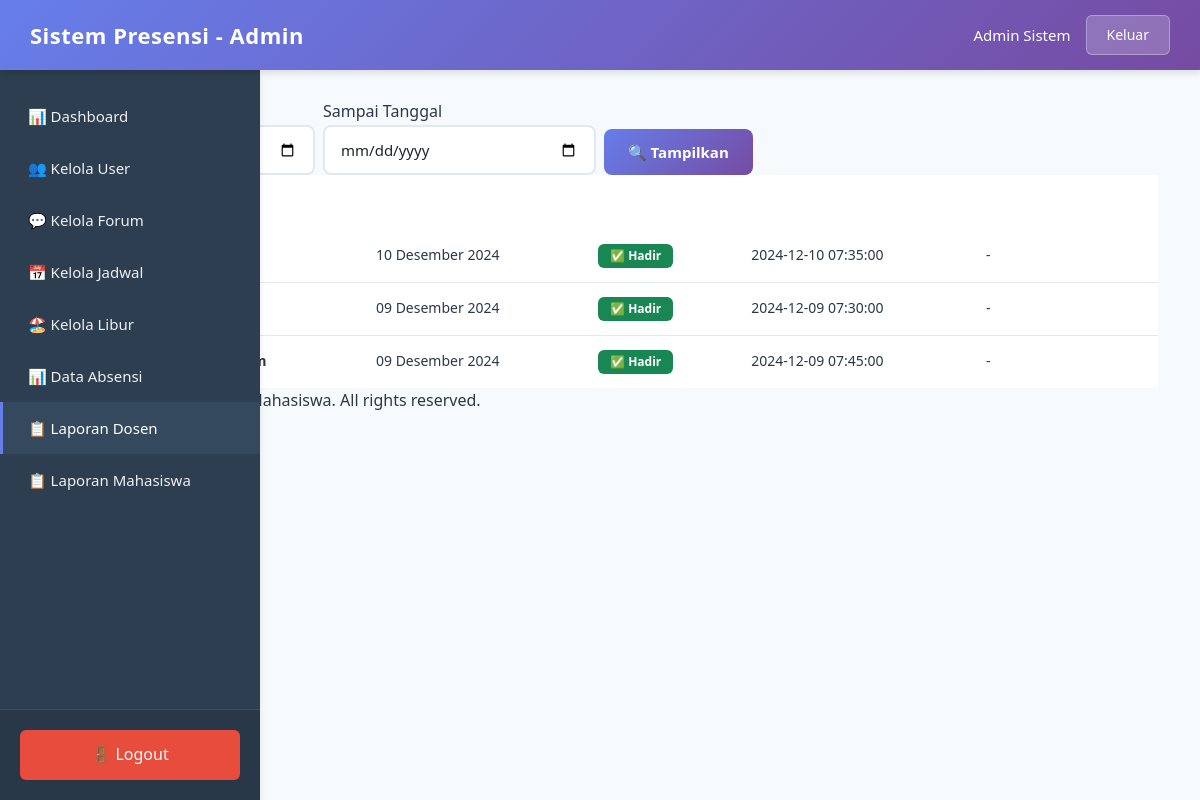
/admin/laporan_dosen.php (signed in), run on the app's committed database.
### tables this page shows
CREATE TABLE absensi_dosen (
    id INT AUTO_INCREMENT PRIMARY KEY,
    dosen_id INT NOT NULL,
    tanggal DATE NOT NULL,
    waktu_absen DATETIME,
    status ENUM('hadir', 'izin', 'sakit', 'alpha') DEFAULT 'alpha',
    keterangan TEXT,
    created_at TIMESTAMP DEFAULT CURRENT_TIMESTAMP,
    FOREIGN KEY (dosen_id) REFERENCES users(id) ON DELETE CASCADE,
    UNIQUE KEY unique_dosen_tanggal (dosen_id, tanggal)
);

### includes/functions.php (called while the page is built, shortened)
<?php
function formatTanggalIndo($date) {
    $bulan = array(
        1 => 'Januari', 'Februari', 'Maret', 'April', 'Mei', 'Juni',
        'Juli', 'Agustus', 'September', 'Oktober', 'November', 'Desember'
    );
    $split = explode('-', $date);
    return $split[2] . ' ' . $bulan[(int)$split[1]] . ' ' . $split[0];
}
?>

### admin/laporan_dosen.php (the view, shortened to what this page needs)
<?php
require_once __DIR__ . '/../config.php';
require_once __DIR__ . '/../includes/functions.php';
$to = $_GET['to'] ?? '';
$sql = "SELECT ad.*, u.nama_lengkap FROM absensi_dosen ad JOIN users u ON ad.dosen_id = u.id";
$sql .= " ORDER BY tanggal DESC";
$stmt = $conn->prepare($sql);
$stmt->execute();
$res = $stmt->get_result();
include __DIR__ . '/../includes/header.php';
?>
<div class="page-wrapper">
  <div class="container">
    <div class="page-header">
      <h3>Laporan Absensi Dosen</h3>
      <a href="dashboard.php" class="btn-back">← Kembali</a>
    </div>
    <div class="form-card">
      <h5>🔍 Filter Data</h5>
      <form class="row g-2" method="get">
        <div class="col-md-3">
          <label>Dari Tanggal</label>
        </div>
        <div class="col-md-3">
          <label>Sampai Tanggal</label>
          <input type="date" name="to" class="form-control" value="<?=$to?>">
        </div>
        <div class="col-md-3" style="display: flex; align-items: flex-end;">
          <button class="btn btn-primary">🔍 Tampilkan</button>
        </div>
      </form>
    </div>
    <div class="table-card">
      <table class="table">
        <thead>
          <tr>
            <th>#</th>
            <th>Dosen</th>
            <th>Tanggal</th>
            <th>Status</th>
            <th>Waktu Absen</th>
            <th>Keterangan</th>
          </tr>
        </thead>
        <tbody>
          <?php $i=1; while($r = $res->fetch_assoc()): ?>
          <tr>
            <td><?=$i++?></td>
            <td><strong><?=htmlspecialchars($r['nama_lengkap'])?></strong></td>
            <td><?=htmlspecialchars(formatTanggalIndo($r['tanggal']))?></td>
            <td>
              <?php if($r['status'] == 'hadir'): ?>
                <span class="badge bg-success">✅ Hadir</span>
              <?php elseif($r['status'] == 'izin'): ?>
                <span class="badge bg-warning text-dark">📄 Izin</span>
              <?php elseif($r['status'] == 'sakit'): ?>
                <span class="badge bg-danger">🏥 Sakit</span>
              <?php else: ?>
                <span class="badge bg-dark">❌ Alpha</span>
              <?php endif; ?>
            </td>
            <td><?=htmlspecialchars($r['waktu_absen'] ?? '-')?></td>
            <td><?=htmlspecialchars($r['keterangan'] ?? '-')?></td>
          </tr>
          <?php endwhile; ?>
        </tbody>
      </table>
    </div>
  </div>
</div>
<?php include __DIR__ . '/../includes/footer.php'; ?>

### assets/css/style.css (style rules this page uses)
:root { --primary-gradient-start: #667eea; --primary-gradient-end: #764ba2; --sidebar-bg: #2c3e50; --sidebar-active: #34495e; --text-dark: #2d3748; --text-light: #718096; --border-color: #e2e8f0; --shadow-sm: 0 1px 3px rgba(0, 0, 0, 0.12); --shadow-md: 0 4px 6px rgba(0, 0, 0, 0.1); --shadow-lg: 0 10px 15px rgba(0, 0, 0, 0.1); --transition: all 0.3s ease; }
* { margin: 0; padding: 0; box-sizing: border-box; }
body { font-family: 'Segoe UI', Tahoma, Geneva, Verdana, sans-serif; background: #f7fafc; color: var(--text-dark); line-height: 1.6; min-height: 100vh; }
.form-control { width: 100%; padding: 12px 16px; border: 2px solid var(--border-color); border-radius: 8px; font-size: 15px; transition: var(--transition); background: white; }
.btn { padding: 12px 24px; font-size: 15px; font-weight: 600; border-radius: 8px; border: none; cursor: pointer; transition: var(--transition); text-decoration: none; display: inline-block; text-align: center; }
.btn-primary { background: linear-gradient(135deg, var(--primary-gradient-start), var(--primary-gradient-end)); color: white; }
.table { width: 100%; margin: 0; }
.table thead { background: linear-gradient(135deg, var(--primary-gradient-start), var(--primary-gradient-end)); }
.table thead th { color: white; font-weight: 600; padding: 16px; font-size: 14px; text-transform: uppercase; letter-spacing: 0.5px; border: none; }
.table tbody td { padding: 14px 16px; font-size: 14px; color: var(--text-dark); border-bottom: 1px solid var(--border-color); }
.table tbody tr:last-child td { border-bottom: none; }
.badge { padding: 6px 12px; border-radius: 6px; font-size: 12px; font-weight: 600; display: inline-block; }

### data on the page
absensi_dosen: tanggal "10 Desember 2024", status "✅ Hadir", waktu_absen "2024-12-10 07:35:00", keterangan "-"
absensi_dosen: tanggal "09 Desember 2024", status "✅ Hadir", waktu_absen "2024-12-09 07:30:00", keterangan "-"
absensi_dosen: tanggal "09 Desember 2024", status "✅ Hadir", waktu_absen "2024-12-09 07:45:00", keterangan "-"

### other printed values
$_SESSION['role'] "Admin"
$_SESSION['nama'] "Admin Sistem"
